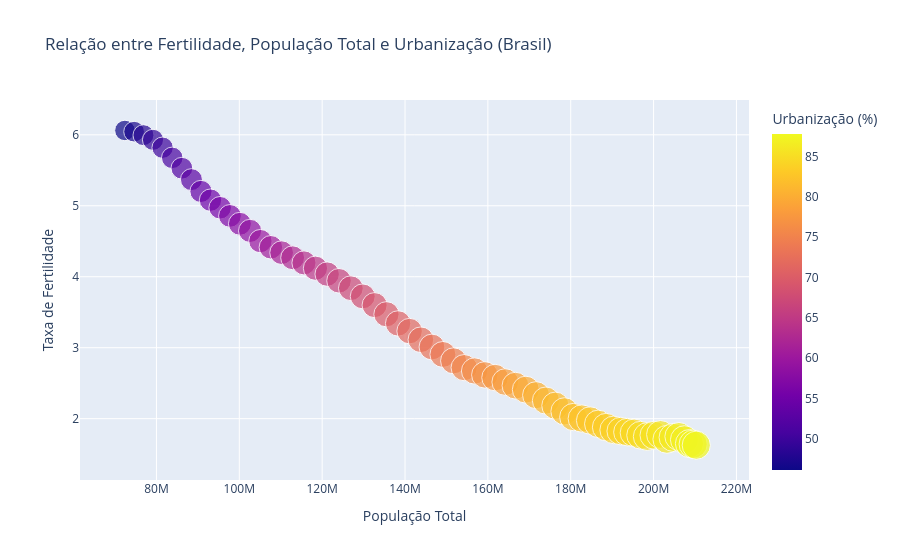

Notebook code cell kept with this figure:
### Code cell
fertilidade = brasil[brasil['Indicator Name'] == 'Fertility rate, total (births per woman)'][['Year', 'Value']].rename(columns={'Value': 'Fertility Rate'})
populacao_total = brasil[brasil['Indicator Name'] == 'Population, total'][['Year', 'Value']].rename(columns={'Value': 'Population Total'})
urbanizacao = brasil[brasil['Indicator Name'] == 'Urban population (% of total population)'][['Year', 'Value']].rename(columns={'Value': 'Urbanization (%)'})


df_plot = populacao_total.merge(fertilidade, on='Year').merge(urbanizacao, on='Year')


fig = px.scatter(
    df_plot,
    x='Population Total',
    y='Fertility Rate',
    size='Urbanization (%)',  # Tamanho dos pontos baseado no percentual de urbanização
    color='Urbanization (%)',  # Cor dos pontos baseado no percentual de urbanização
    hover_data=['Year'],  # Mostrar o ano ao passar o mouse
    title='Relação entre Fertilidade, População Total e Urbanização (Brasil)',
    labels={'Fertility Rate': 'Taxa de Fertilidade', 'Population Total': 'População Total', 'Urbanization (%)': 'Urbanização (%)'}
)

fig.show()
